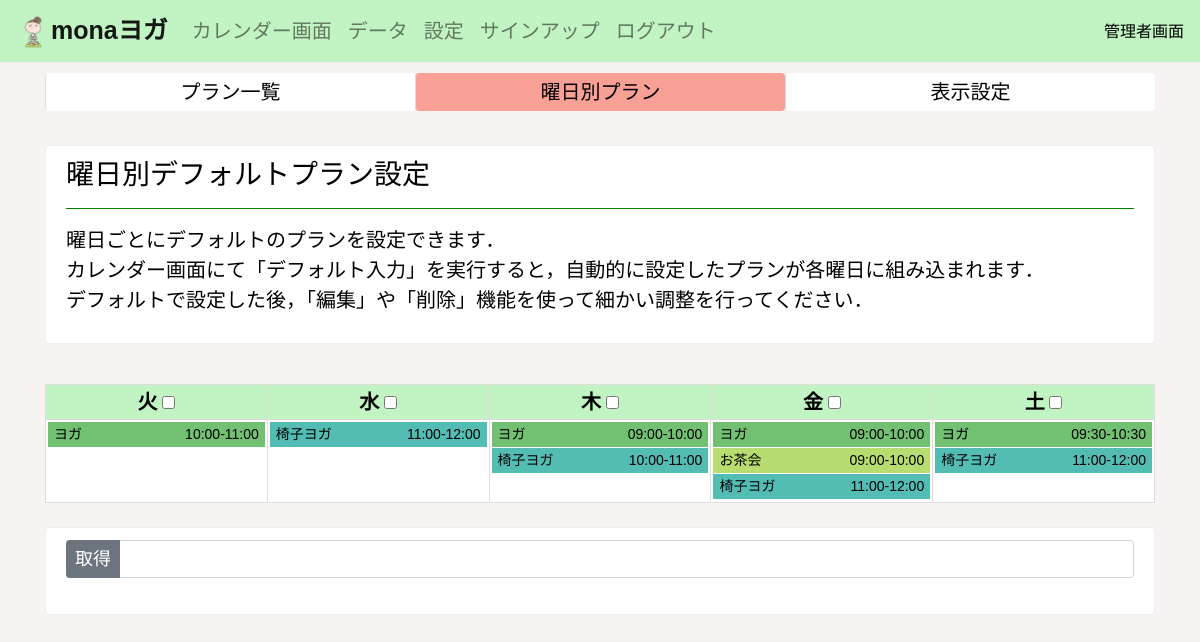
The page /calendar_default/ (signed in) on the database its author committed.
### yogaapp/models.py (models this page shows, shortened)
class WeekdayDefaultModel(models.Model):
    weekday = models.CharField('曜日', max_length=100, default='')
    plan = models.CharField('プラン', max_length=100, default=0)
    time = models.CharField('時間', max_length=50, default='')
    location = models.CharField('場所', max_length=50, default='スタジオ')
    max_book = models.IntegerField('最大予約人数', default=7)
    plan_num = models.IntegerField('モデルナンバー', default=0)

### yogaapp/views/view4.py (the view, shortened to what this page needs)
# urls.py: path('calendar_default/', calendar_dafault_func, name='calendar_default'),
@login_required
def calendar_dafault_func(request):
    weekday_default_model = WeekdayDefaultModel.objects.all().order_by('time')
    monday_plan_list = list(weekday_default_model.filter(weekday='monday'))
    tuesday_plan_list = list(weekday_default_model.filter(weekday='tuesday'))
    wednesday_plan_list = list(weekday_default_model.filter(weekday='wednesday'))
    thursday_plan_list = list(weekday_default_model.filter(weekday='thursday'))
    friday_plan_list = list(weekday_default_model.filter(weekday='friday'))
    saturday_plan_list = list(weekday_default_model.filter(weekday='saturday'))
    plan_list = [monday_plan_list, tuesday_plan_list, wednesday_plan_list, thursday_plan_list, friday_plan_list, saturday_plan_list]
    monday = NoteModel.objects.get(num=0).monday
    weekday_get_list = ['monday', 'tuesday', 'wednesday', 'thursday', 'friday', 'saturday']
    if  monday == 0:
        plan_list.pop(0)
        weekday_get_list.pop(0)
    new_plan_list = []
    for item_list in plan_list:
        if len(item_list) >= 2:
            try:
                plan = sorted(item_list, key = lambda x: x.time)
            except:
                pass
            new_plan_list.append(plan)
        else:
            new_plan_list.append(item_list)
    plan_list = new_plan_list.copy()
    total_checkbox = len(plan_list)
    plan_list = zip(weekday_get_list ,plan_list)
    setting_plan_model = SettingPlanModel.objects.all().order_by('plan_num')
    context = {
        'plan_list': plan_list,
        'monday': monday,
        'total_checkbox': total_checkbox,
        'setting_plan_model': enumerate(setting_plan_model),
        'setting_plan_model2': setting_plan_model
    }
    return render(request, 'weekday_default.html', context)

### templates/weekday_default.html (shortened to what this page needs)
{% extends 'base.html' %}
{% load static %}
{% block customcss %}
<link rel="stylesheet" type="text/css" href="{% static 'book_admin.css' %}">
<link rel="stylesheet" type="text/css" href="{% static 'weekday_default.css' %}">
{% endblock customcss %}
{% block header %}
{% include 'header_admin.html' %}
{% endblock header %}
{% block content %}
<div class="container">
    <div class="order_top" id="order" style="margin-top: 10px; margin-bottom: 10px;">
        <ul class="nav nav-pills">
            <li class="nav-item">
                <a id="callendar" class="nav-link" href="{% url 'setting_plan' %}">プラン一覧</a>
            </li>
            <li class="nav-item" style="background-color: rgb(248, 160, 150);">
                <a id="access" class="nav-link" href="{% url 'calendar_default' %}">曜日別プラン</a>
            </li>
            <li class="nav-item">
                <a id="booked_list" class="nav-link" href="{% url 'note' %}">表示設定</a>
            </li>
        </ul>
    </div>
    <br>
    <div class="alert alert-warning setting" role="alert">
        <h3>曜日別デフォルトプラン設定</h3>
        <hr style="border-color: green;">
        <p>
            曜日ごとにデフォルトのプランを設定できます．<br>
            カレンダー画面にて「デフォルト入力」を実行すると，自動的に設定したプランが各曜日に組み込まれます．<br>
            デフォルトで設定した後，「編集」や「削除」機能を使って細かい調整を行ってください．
        </p>
    </div>
    <br>
    <table width="100%">
        <thead style="background-color: rgb(194, 243, 194);">
            <th>火 <input type="checkbox" class="checks" value="tuesday"></th>
            <th>水 <input type="checkbox" class="checks" value="wednesday"></th>
            <th>木 <input type="checkbox" class="checks" value="thursday"></th>
            <th>金 <input type="checkbox" class="checks" value="friday"></th>
            <th>土 <input type="checkbox" class="checks" value="saturday"></th>
        </thead>
        <tr class="box">
            {% for weekday, plans in plan_list %}
            <th>
                <a href="{% url 'weekday_detail' weekday %}">
                    {% for plan in plans %}
                    <p class="yoga_set yoga{{ plan.plan_num }}">{{ plan.plan}}<span class="hidden">{{ plan.time }}</span></p>
                    {% endfor %}
                </a>
            </th>
            {% endfor %}
        </tr>
    </table>
    <br>
    <div class="alert alert-warning setting" role="alert">
        <form action="" method="POST" name="form1">{% csrf_token %}
            <div class="input-group flex-nowrap">
                <div class="input-group-prepend">
                    <input type="button" class="btn btn-secondary btn-sm" onclick="check_click()" value="取得">
                </div>
                <input type="" class="form-control" placeholder="" id="checked" name="select_days" readonly
                    style="background-color: #fff;">
            </div>
            <br>
        </form>
    </div>
</div>
{% endblock content %}

### static/base.css (style rules this page uses)
body { background-color: rgb(247, 243, 243); color: #000; }
.container { margin-top: 10px; }
p, a { font-size: 20px; color: #000; }
.btn { font-size: 18px; }
.alert { border: 1px solid #eee; background-color: #fff; color: #000; }

### static/book_admin.css (style rules this page uses)
table { background-color: #fff; color: #000; font-size: 20px; }
thead { text-align: center; }
tr th { border: 1px solid #ddd; }
.box { height: 83px; }
th { padding: 2px; width: 14.25%; vertical-align: top; }
.yoga1 { background-color: rgba(55, 167, 55, 0.7); }
.yoga2 { background-color: rgba(10, 161, 149, 0.7); }
.yoga3 { background-color: rgba(153, 205, 50, 0.7); }
.yoga_set { font-family: Arial, Helvetica, sans-serif; color: #000; text-align: left; padding: 2px 6px; margin-bottom: 0; text-decoration: none; transition: 0.5s; font-weight: normal; font-size: 16px; border-bottom: solid 1px #fff; overflow: hidden; }
.hidden { color: #000; float: right; font-size: 14px; }
@media (max-width: 1200px) { .yoga_set { font-size: 14px; } }

### static/weekday_default.css (style rules this page uses)
.order_top .nav-item { width: calc(100% / 3); background-color: #fff; border-radius: 0.25rem; }
.order_top .nav-link { padding: 4px; border-left: 1px solid #ddd; color: #000; text-align: center; }

### rows shown on the page
WeekdayDefaultModel: plan "ヨガ", time "10:00-11:00"
WeekdayDefaultModel: plan "椅子ヨガ", time "11:00-12:00"
WeekdayDefaultModel: plan "ヨガ", time "09:00-10:00"
WeekdayDefaultModel: plan "椅子ヨガ", time "10:00-11:00"
WeekdayDefaultModel: plan "ヨガ", time "09:00-10:00"
WeekdayDefaultModel: plan "お茶会", time "09:00-10:00"
WeekdayDefaultModel: plan "椅子ヨガ", time "11:00-12:00"
WeekdayDefaultModel: plan "ヨガ", time "09:30-10:30"
WeekdayDefaultModel: plan "椅子ヨガ", time "11:00-12:00"
